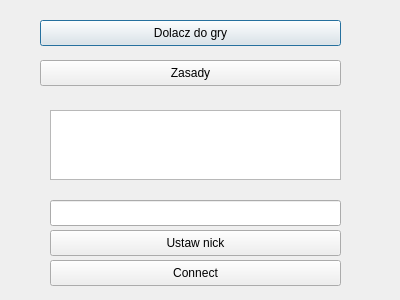
<?xml version="1.0" encoding="UTF-8"?>
<ui version="4.0">
 <class>menu</class>
 <widget class="QDialog" name="menu">
  <property name="geometry">
   <rect>
    <x>0</x>
    <y>0</y>
    <width>400</width>
    <height>300</height>
   </rect>
  </property>
  <property name="windowTitle">
   <string>Dialog</string>
  </property>
  <widget class="QPushButton" name="joinBtn">
   <property name="geometry">
    <rect>
     <x>40</x>
     <y>20</y>
     <width>301</width>
     <height>26</height>
    </rect>
   </property>
   <property name="text">
    <string>Dolacz do gry</string>
   </property>
  </widget>
  <widget class="QPushButton" name="rulesBtn">
   <property name="geometry">
    <rect>
     <x>40</x>
     <y>60</y>
     <width>301</width>
     <height>26</height>
    </rect>
   </property>
   <property name="text">
    <string>Zasady</string>
   </property>
  </widget>
  <widget class="QTextEdit" name="Komunikaty">
   <property name="geometry">
    <rect>
     <x>50</x>
     <y>110</y>
     <width>291</width>
     <height>70</height>
    </rect>
   </property>
  </widget>
  <widget class="QPushButton" name="nickBtn">
   <property name="geometry">
    <rect>
     <x>50</x>
     <y>230</y>
     <width>291</width>
     <height>26</height>
    </rect>
   </property>
   <property name="text">
    <string>Ustaw nick</string>
   </property>
  </widget>
  <widget class="QLineEdit" name="Wiadomosc">
   <property name="geometry">
    <rect>
     <x>50</x>
     <y>200</y>
     <width>291</width>
     <height>26</height>
    </rect>
   </property>
  </widget>
  <widget class="QPushButton" name="conectBtn">
   <property name="geometry">
    <rect>
     <x>50</x>
     <y>260</y>
     <width>291</width>
     <height>26</height>
    </rect>
   </property>
   <property name="text">
    <string>Connect</string>
   </property>
  </widget>
 </widget>
 <resources/>
 <connections/>
</ui>
